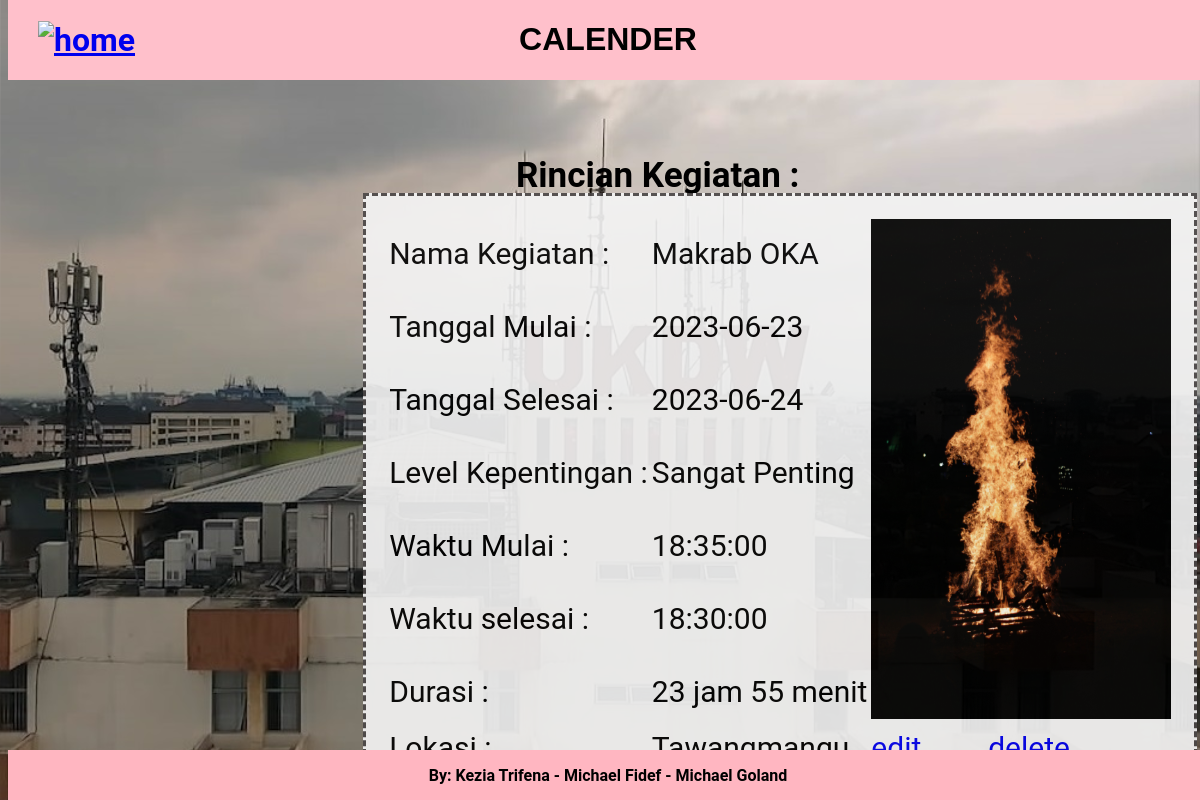
The page /detailEvent.php?id=68 (signed in) on the database its author committed.
### tables this page shows
CREATE TABLE `isi` (
  `id` int(11) NOT NULL,
  `keterangan` varchar(100) NOT NULL,
  `tgl_mulai` date NOT NULL,
  `tgl_selesai` date NOT NULL,
  `wkt_mulai` time NOT NULL,
  `wkt_selesai` time NOT NULL,
  `level_Kepentingan` varchar(30) NOT NULL,
  `durasi` int(11) NOT NULL,
  `lokasi` text NOT NULL,
  `gambar_kegiatan` varchar(50) NOT NULL
);

### detailEvent.php (the view, shortened to what this page needs)
<?php
include "koneksi.php";
 if($_GET){
    $sql = "SELECT * FROM isi WHERE id='".$_GET['id']."'";
    $result = mysqli_query($conn, $sql);
    if(mysqli_num_rows($result)>0){
        $row=mysqli_fetch_assoc($result);
        $oldid = $row["id"];
        $oldket = $row["keterangan"];
        $oldtgl_mulai = $row["tgl_mulai"];
        $oldtgl_selesai = $row["tgl_selesai"];
        $oldwkt_mulai = $row["wkt_mulai"];
        $oldwkt_selesai = $row["wkt_selesai"];
        $oldlevel_Kepentingan = $row["level_Kepentingan"];
        $olddurasi = $row["durasi"];
        $oldlokasi = $row["lokasi"];
        $oldgambar_kegiatan = $row["gambar_kegiatan"];
    }
    else {
        echo "Data yang hendak diedit tidak ada.";
    }
}
?>
<!DOCTYPE html>
<html lang="en">
<head>
    <link rel="stylesheet" href="./DESIGN/isi.css">
</head>
    <div>
        <header class="head"><h1>CALENDER</h1></header>
        <h1 class="button"><a href="februari.php"><img src="https://cdn-icons-png.flaticon.com/512/60/60817.png" alt="home" width="50"></a></h1>
    </div>
<body>
    <form action="add.php" method= post>
        <div>
            <h3>Rincian Kegiatan :</h3>
            <table id = "detail">
                <tr>
                    <td>Nama Kegiatan :</td>
                    <td><?php  echo $oldket?></td>
                    <td rowspan=7; colspan="2"> <img src="<?php  echo $oldgambar_kegiatan?>" width=300px height=500px></td>
                </tr>
                <tr>
                    <td>Tanggal Mulai :</td>
                    <td><?php  echo $oldtgl_mulai?></td>
                </tr>
                <tr>
                    <td>Tanggal Selesai :</td>
                    <td><?php  echo $oldtgl_selesai?></td>
                </tr>
                <tr>
                    <td>Level Kepentingan :</td>
                    <td><?php  echo $oldlevel_Kepentingan?></td>
                </tr>
                <tr>
                    <td>Waktu Mulai :</td>
                    <td><?php  echo $oldwkt_mulai?></td>
                </tr>
                <tr>
                    <td>Waktu selesai :</td>
                    <td><?php  echo $oldwkt_selesai?></td>
                </tr>
                <tr>
                    <td>Durasi :</td>
                    <td><?php
                        if(strlen($olddurasi) == 4){
                            $jamIndex = substr($olddurasi, 0, 2);
                            $menitIndex = substr($olddurasi, 2, 2);
                            echo $jamIndex . " jam " . $menitIndex. " menit";
                        }else{
                            $jamIndex = substr($olddurasi, 0, 1);
                            $menitIndex = substr($olddurasi, 1, 2);
                            echo $jamIndex . " jam " . $menitIndex. " menit";
                        }
                        ?>
                    </td>
                </tr>
                <tr>
                    <td>Lokasi :</td>
                    <td><?php  echo $oldlokasi?></td>
                    <?php
                    $tgl_selesai = strtotime($row["tgl_selesai"]);
                    $current_date = strtotime(date("Y-m-d"));
                    if ($tgl_selesai >= $current_date) {
                        echo '<td> <a href="./add.php?id='.$oldid.'" onclick="return confirm(\'Yakin anda akan mengubah data?\') || (href=\'./event.php\')">edit</a></td>';
                    } else {
                        echo '<td> <a href="event.php" onclick="return confirm(\'Anda tidak dapat mengubah event yang sudah lewat!\')">edit</a></td>';
                    }
                    if ($tgl_selesai >= $current_date) {
                        echo '<td> <a href="./delete.php?id='.$oldid.'" onclick="return confirm(\'Yakin anda akan menghapus data?\')|| (href=\'./event.php\')">delete</a> </td>';
                    } else {
                        echo '<td> <a href="event.php" onclick="return confirm(\'Anda tidak dapat menghapus event yang sudah lewat!\')">delete</a></td>';
                    }
                    ?>
                </tr>
            </table>
        </div>
    </form>
</body>
<footer>
    <p><b>By: Kezia Trifena - Michael Fidef - Michael Goland</b></p>
</footer>
</html>

### DESIGN/isi.css (style rules this page uses)
.head { position:fixed; top: 0; font-family: 'Lucida Sans', 'Lucida Sans Regular', 'Lucida Grande', 'Lucida Sans Unicode', Geneva, Verdana, sans-serif; width: 100%; height: 80px; background-color: pink; text-align: center; }
body { background-image: url(../ukd.jpg); background-size: cover; font-family: 'Roboto', sans-serif; }
h3 { position:absolute; top: 15%; left: 43%; font-size: 35px; }
table { position: relative; top: 7em; left: 100px; border: 3px rgb(74, 70, 70) dashed; padding: 20px; background-color: whitesmoke; opacity: 90%; left: 30%; }
table tr td { font-size: 30px; }
.button { position: relative; left: 30px; z-index: 100; }
footer { background-color: lightpink; width: 100%; height: 50px; text-align: center; position: fixed; bottom: 0; }

### rows shown on the page
isi: keterangan "Makrab OKA", gambar_kegiatan (picture), tgl_mulai "2023-06-23", tgl_selesai "2023-06-24", level_Kepentingan "Sangat Penting", wkt_mulai "18:35:00", wkt_selesai "18:30:00", durasi "23", durasi "55", lokasi "Tawangmangu"
